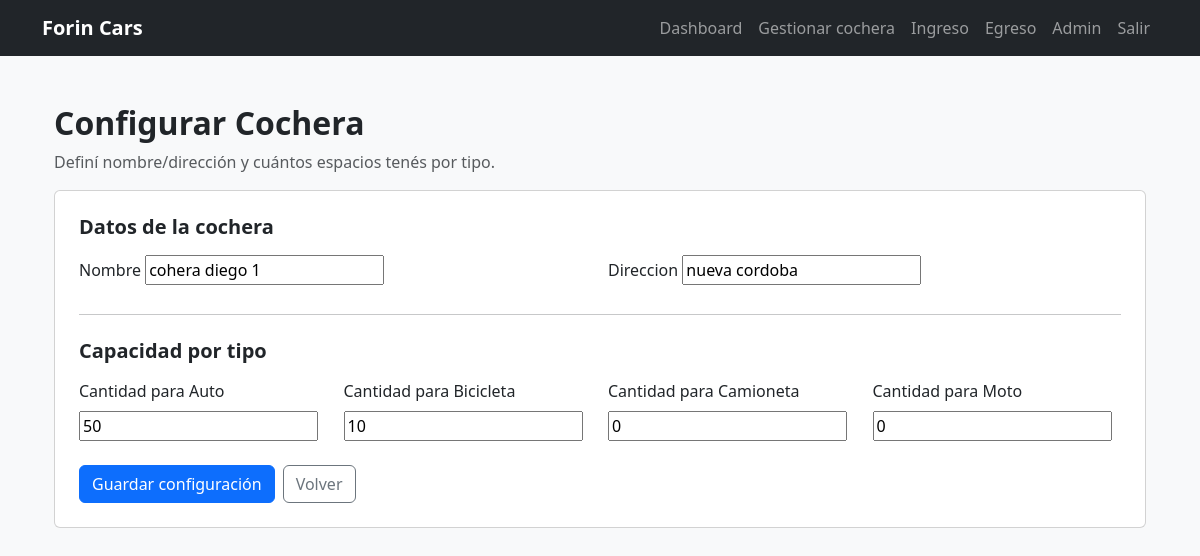
Before: /parking/cocheras/3/editar/ (signed in) with the older database file.
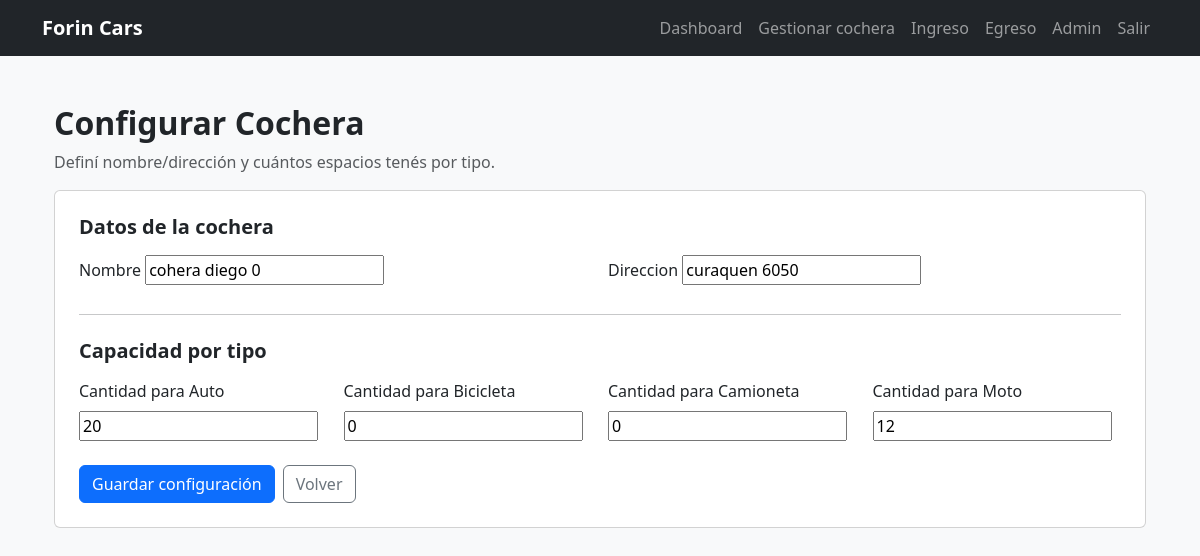
After: the same page with the newer database file.
### parking/models.py (models this page shows, shortened)
class Cochera(models.Model):
    owner = models.ForeignKey(settings.AUTH_USER_MODEL, on_delete=models.CASCADE, related_name="cocheras")
    nombre = models.CharField(max_length=120)
    direccion = models.CharField(max_length=200, blank=True)
    activa = models.BooleanField(default=True)
    created_at = models.DateTimeField(auto_now_add=True)
    empleados = models.ManyToManyField(
        settings.AUTH_USER_MODEL,
        related_name="cocheras_asignadas",
        blank=True,
        through="CocheraEmpleado",
    )

### parking/views.py (the view)
# urls.py: path("cocheras/<int:cochera_id>/editar/", views.cochera_edit, name="cochera_edit"),
@login_required
def cochera_edit(request, cochera_id: int):
    cochera = get_object_or_404(Cochera, id=cochera_id, activa=True)
    if not _can_manage_cochera(request.user, cochera):
        return HttpResponseForbidden("No tenés permiso para editar esta cochera.")
    tipos = TipoEspacio.objects.all().order_by("nombre")
    existentes = {c.tipo_id: c.cantidad for c in ConfigCapacidad.objects.filter(cochera=cochera)}
    initial = {f"tipo_{t.id}": existentes.get(t.id, 0) for t in tipos}
    if request.method == "POST":
        cochera_form = CocheraForm(request.POST, instance=cochera)
        cap_form = CapacidadForm(request.POST, tipos=tipos)
        if cochera_form.is_valid() and cap_form.is_valid():
            cochera_form.save()
            ConfigCapacidad.objects.filter(cochera=cochera).delete()
            for tipo in tipos:
                cantidad = cap_form.cleaned_data.get(f"tipo_{tipo.id}", 0)
                ConfigCapacidad.objects.create(cochera=cochera, tipo=tipo, cantidad=cantidad)
            try:
                regenerar_espacios(cochera)
            except ValueError as e:
                messages.error(request, str(e))
                return redirect("cochera_edit", cochera_id=cochera.id)
            messages.success(request, "Cochera actualizada correctamente.")
            return redirect("cochera_detail", cochera_id=cochera.id)
    else:
        cochera_form = CocheraForm(instance=cochera)
        cap_form = CapacidadForm(tipos=tipos, initial=initial)
    return render(
        request,
        "parking/setup.html",
        {"cochera_form": cochera_form, "cap_form": cap_form, "cochera": cochera, "modo": "edit"},
    )

### parking/forms.py
class CocheraForm(forms.ModelForm):
    class Meta:
        model = Cochera
        fields = ["nombre", "direccion"]

class CapacidadForm(forms.Form):
    def __init__(self, *args, **kwargs):
        tipos = kwargs.pop("tipos")
        super().__init__(*args, **kwargs)
        for tipo in tipos:
            self.fields[f"tipo_{tipo.id}"] = forms.IntegerField(
                min_value=0,
                required=True,
                label=f"Cantidad para {tipo.nombre}",
                initial=0,
            )

### parking/views.py (called while the page is built)
def _is_superadmin(user) -> bool:
    return user.is_authenticated and user.is_superuser

def _can_manage_cochera(user, cochera: Cochera) -> bool:
    return _is_superadmin(user) or cochera.owner_id == user.id

### parking/templates/parking/setup.html (shortened to what this page needs)
{% extends "base.html" %}
{% block content %}
<div class="container py-4">
  <h2 class="fw-bold">Configurar Cochera</h2>
  <p class="text-muted">Definí nombre/dirección y cuántos espacios tenés por tipo.</p>
  <form method="post" class="card p-4">
    <h5 class="fw-bold mb-3">Datos de la cochera</h5>
    <div class="row g-3">
      <div class="col-md-6">
        <label class="form-label">{{ cochera_form.nombre.label }}</label>
        {{ cochera_form.nombre }}
      </div>
      <div class="col-md-6">
        <label class="form-label">{{ cochera_form.direccion.label }}</label>
        {{ cochera_form.direccion }}
      </div>
    </div>
    <hr class="my-4">
    <h5 class="fw-bold mb-3">Capacidad por tipo</h5>
    <div class="row g-3">
      {% for field in cap_form %}
        <div class="col-md-3">
          <label class="form-label">{{ field.label }}</label>
          {{ field }}
        </div>
      {% endfor %}
    </div>
    <div class="mt-4 d-flex gap-2">
      <button class="btn btn-primary" type="submit">Guardar configuración</button>
      <a class="btn btn-outline-secondary" href="{% url 'dashboard' %}">Volver</a>
    </div>
  </form>
</div>
{% endblock %}

Changed rows visible on the page:
changed Cochera: nombre "cohera diego 1" → "cohera diego 0"; direccion "nueva cordoba" → "curaquen 6050"
Other visible differences:
form field field: "50" → "20"
form field field: "10" → "0"
form field field: "0" → "12"
